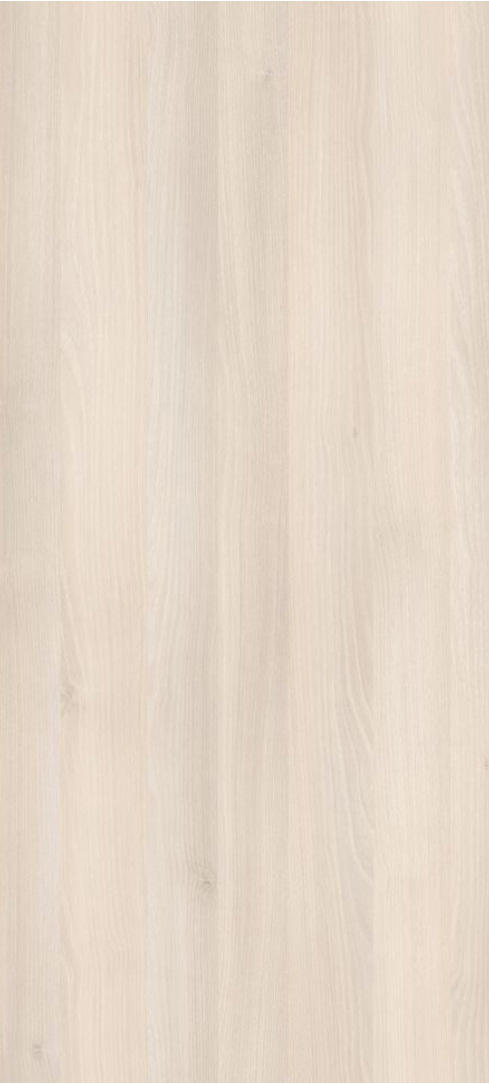
#> input picture assets/client-light-wood-original.jpg, 489 x 1084 px, given in place of client-light-wood-original.jpeg, which was not available
$ python build_textures.py
#> lines starting #> are read from the running program, lines starting #| are printed output that depends on the picture; pictures that were not available may be replaced by others from this repository, and a replacement may not be noted
from pathlib import Path
import numpy as np
from PIL import Image, ImageEnhance, ImageFilter
import shutil
from scipy.ndimage import gaussian_filter

ROOT=Path(__file__).resolve().parents[1]
OUT=ROOT/'assets'; OUT.mkdir(parents=True,exist_ok=True)
SRC=ROOT/'source-assets'
wood_path=SRC/'client-light-wood-original.jpeg'
sage_path=SRC/'client-sage-original.jpeg'
wood=Image.open(wood_path).convert('RGB')
#> wood is the input picture: PIL image 489x1084 RGB; mean R, G, B 229.2, 215.4, 200.4
sage=Image.open(sage_path).convert('RGB')
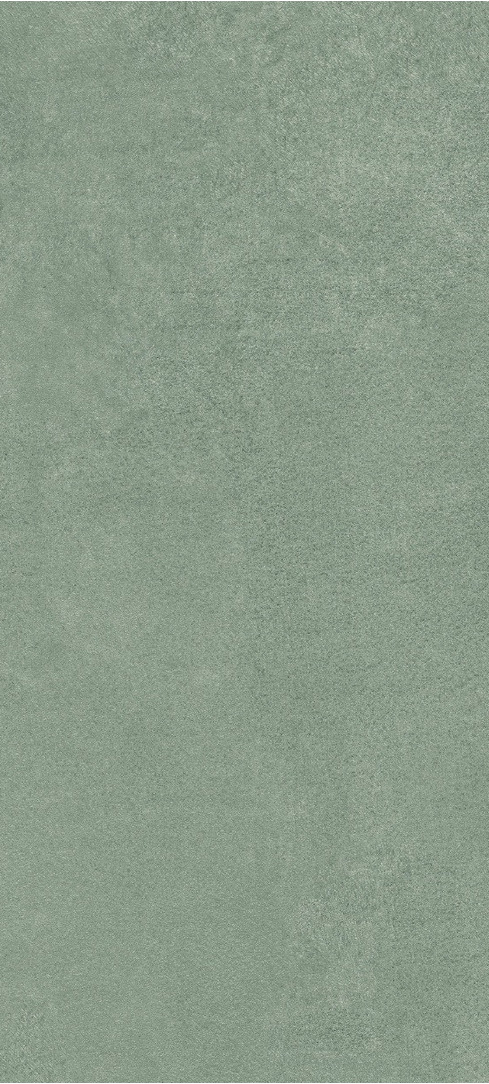
#> input picture assets/client-sage-original.jpg, 489 x 1084 px, given in place of client-sage-original.jpeg, which was not available
#> sage is the input picture: PIL image 489x1084 RGB; mean R, G, B 138.7, 155.2, 137.6
# Preserve original exact uploads as original references
shutil.copyfile(wood_path,OUT/'client-light-wood-original.jpeg')
shutil.copyfile(sage_path,OUT/'client-sage-original.jpeg')

# Albedo: preserve character, only light normalization / resizing for GPU use.
def resize_keep(img,max_h=1536):
#> called with max_h = 768
    if img.height<=max_h:return img.copy()
    w=round(img.width*max_h/img.height);return img.resize((w,max_h),Image.Resampling.LANCZOS)
#> after `w = round(img.width * max_h / img.height)`: w = 346

wood_a=resize_keep(wood,768)
# very mild local contrast reduction to avoid baked photo contrast while preserving species/colour
wood_a=ImageEnhance.Contrast(wood_a).enhance(.94)
wood_a=ImageEnhance.Color(wood_a).enhance(.96)
wood_a.save(OUT/'client-light-wood-albedo.webp','WEBP',quality=92,method=6)

sage_a=resize_keep(sage,768)
sage_a=ImageEnhance.Contrast(sage_a).enhance(.88)
sage_a=ImageEnhance.Color(sage_a).enhance(.95)
sage_a.save(OUT/'client-sage-albedo.webp','WEBP',quality=92,method=6)

# Support maps: non-colour rendering aids, deliberately restrained.
def make_support(img,prefix,rough_base,normal_strength):
#> called with prefix = 'client-light-wood', rough_base = 0.62, normal_strength = 2.1
    arr=np.asarray(img.resize((512,512),Image.Resampling.LANCZOS).convert('L'),dtype=np.float32)/255.0
    low=gaussian_filter(arr, sigma=18)
    micro=arr-low
    micro/=max(float(np.std(micro))*5,1e-4)
    micro=np.clip(micro,-1,1)
    rough=np.clip(rough_base + micro*0.035,0,1)
    Image.fromarray((rough*255).astype(np.uint8),'L').save(OUT/f'{prefix}-roughness.webp','WEBP',quality=90,method=6)
    # very subtle normal from blurred micro detail
    h=gaussian_filter(arr, sigma=1.15)
    gy,gx=np.gradient(h)
    nx=-gx*normal_strength; ny=-gy*normal_strength; nz=np.ones_like(nx)
    norm=np.sqrt(nx*nx+ny*ny+nz*nz); nx/=norm; ny/=norm; nz/=norm
    rgb=np.dstack(((nx*.5+.5),(ny*.5+.5),(nz*.5+.5)))
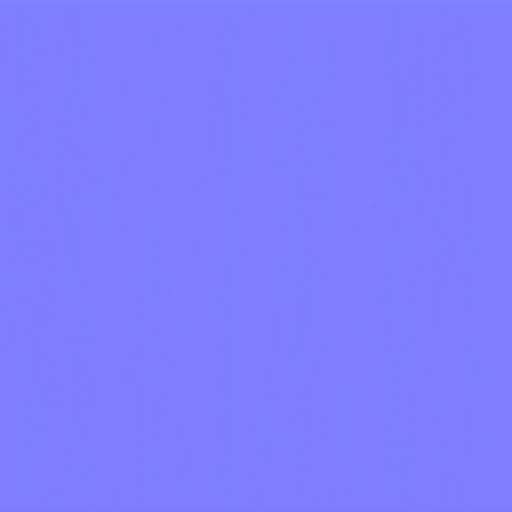
#> rgb: shape (512, 512, 3) float32; mean of channels 0, 1, 2 0.5, 0.5, 1; drawn as R, G, B
    Image.fromarray(np.clip(rgb*255,0,255).astype(np.uint8),'RGB').save(OUT/f'{prefix}-normal.webp','WEBP',quality=90,method=6)

make_support(wood_a,'client-light-wood',.62,2.1)
make_support(sage_a,'client-sage',.72,.75)
#> call 2 of make_support, with prefix = 'client-sage', rough_base = 0.72, normal_strength = 0.75
#> in make_support (call 2), `arr=np.asarray(img.resize((512,512),Image.Resampling.LANCZOS).convert(..`:
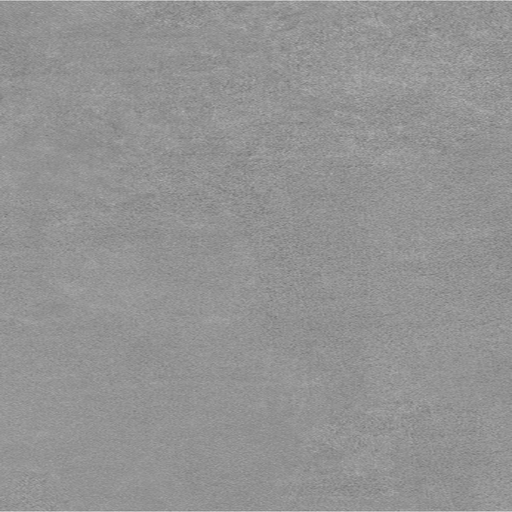
#> arr: shape (512, 512) float32; min 0.431, max 0.8, mean 0.577
#> in make_support (call 2), `ny = -gy * normal_strength`:
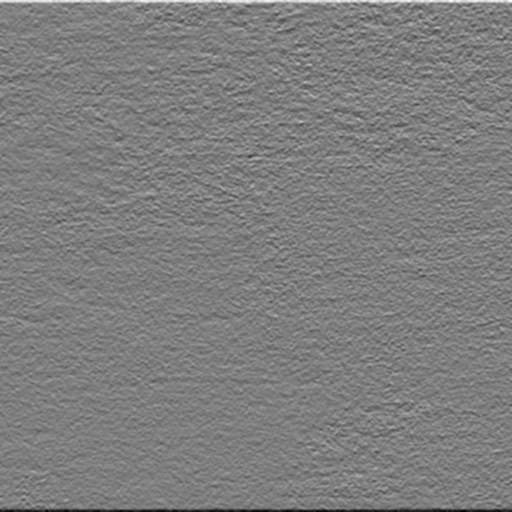
#> ny: shape (512, 512) float32; min -0.0411, max 0.0418, mean 2.03e-06; drawn with min black and max white
#> in make_support (call 2), `norm = np.sqrt(nx * nx + ny * ny + nz * nz)`:
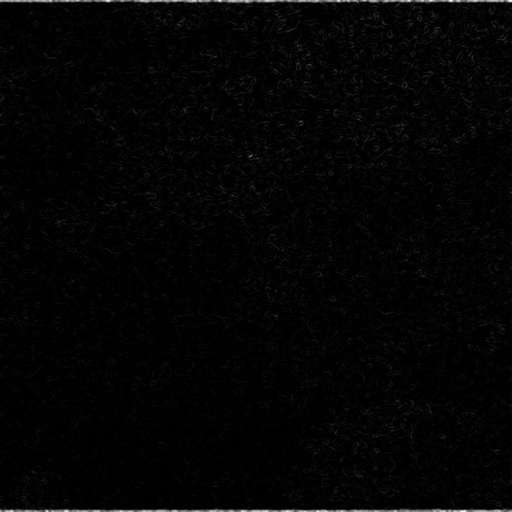
#> norm: shape (512, 512) float32; min 1, max 1, mean 1; drawn with min black and max white

# Quiet illustrative stone PBR: irregular large-scale variation, sparse non-uniform veins, no obvious scribble tiling.
rng=np.random.default_rng(43); N=512
y,x=np.mgrid[0:N,0:N]
base=np.full((N,N,3),[0.79,0.78,0.75],dtype=np.float32)
noise=gaussian_filter(rng.normal(0,1,(N,N)),sigma=46);noise=(noise-noise.mean())/(noise.std()+1e-6)
base+=noise[...,None]*.018
# sparse veins using warped fields
vein=np.zeros((N,N),dtype=np.float32)
for k in range(5):
    slope=rng.uniform(-.55,.48); intercept=rng.uniform(-100,N+100); amp=rng.uniform(10,28); freq=rng.uniform(.004,.011)
    curve=intercept+slope*x+amp*np.sin(x*freq+rng.uniform(0,6.28))
    dist=np.abs(y-curve)
    width=rng.uniform(1.4,4.2)
    vein+=np.exp(-(dist/width)**2)*rng.uniform(.25,.65)
vein=np.clip(vein,0,1)
base-=vein[...,None]*np.array([.12,.105,.09])[None,None,:]
base=np.clip(base,0,1)
Image.fromarray((base*255).astype(np.uint8),'RGB').save(OUT/'stone-albedo.webp','WEBP',quality=90,method=6)
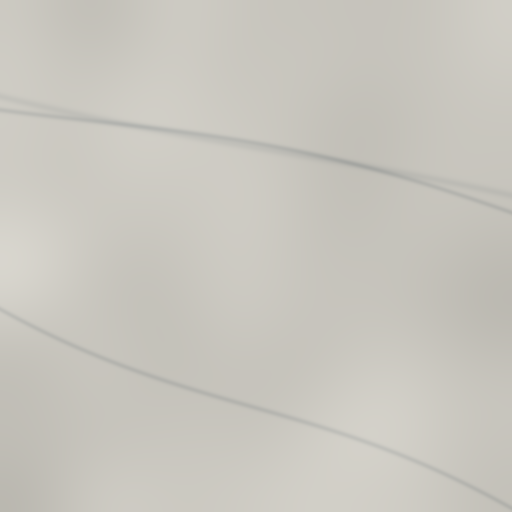
#> saved as stone-albedo.webp: PIL image 512x512 RGB; mean R, G, B 200.4, 198, 190.4
rough=np.clip(.60 + noise*.018 + vein*.055,0,1)
Image.fromarray((rough*255).astype(np.uint8),'L').save(OUT/'stone-roughness.webp','WEBP',quality=90,method=6)
h=gaussian_filter(vein,sigma=2.2);gy,gx=np.gradient(h); strength=1.2
nx=-gx*strength;ny=-gy*strength;nz=np.ones_like(nx);norm=np.sqrt(nx*nx+ny*ny+nz*nz);rgb=np.dstack((nx/norm*.5+.5,ny/norm*.5+.5,nz/norm*.5+.5))
Image.fromarray((np.clip(rgb,0,1)*255).astype(np.uint8),'RGB').save(OUT/'stone-normal.webp','WEBP',quality=90,method=6)

# floor: warm large-format porcelain, subtle variation
N=1024;rng=np.random.default_rng(11)
N=512
noise=gaussian_filter(rng.normal(0,1,(N,N)),sigma=24);noise=(noise-noise.mean())/(noise.std()+1e-6)
f=np.full((N,N,3),[.43,.415,.395],dtype=np.float32)+noise[...,None]*.022
# grout lines baked very lightly in large tile texture
for pos in [0,255,511]:
    if pos<N: f[max(0,pos-1):min(N,pos+2),:]*=.82; f[:,max(0,pos-1):min(N,pos+2)]*=.82
Image.fromarray((np.clip(f,0,1)*255).astype(np.uint8),'RGB').save(OUT/'floor-albedo.webp','WEBP',quality=88,method=6)
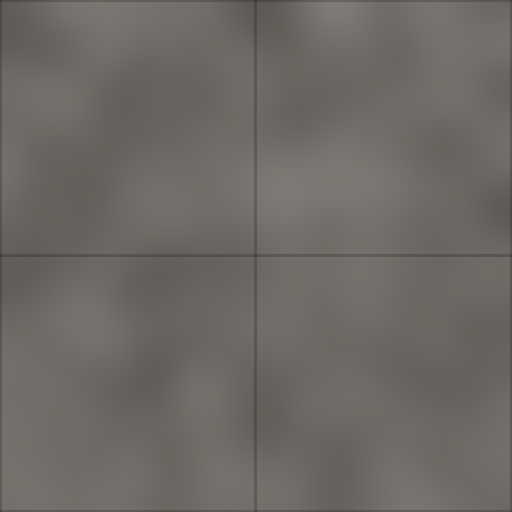
#> saved as floor-albedo.webp: PIL image 512x512 RGB; mean R, G, B 108.6, 104.8, 99.7
Image.fromarray((np.full((N,N),205,dtype=np.uint8)),'L').save(OUT/'floor-roughness.webp','WEBP',quality=86,method=6)

for p in sorted(OUT.glob('*')): print(p.name,p.stat().st_size)
